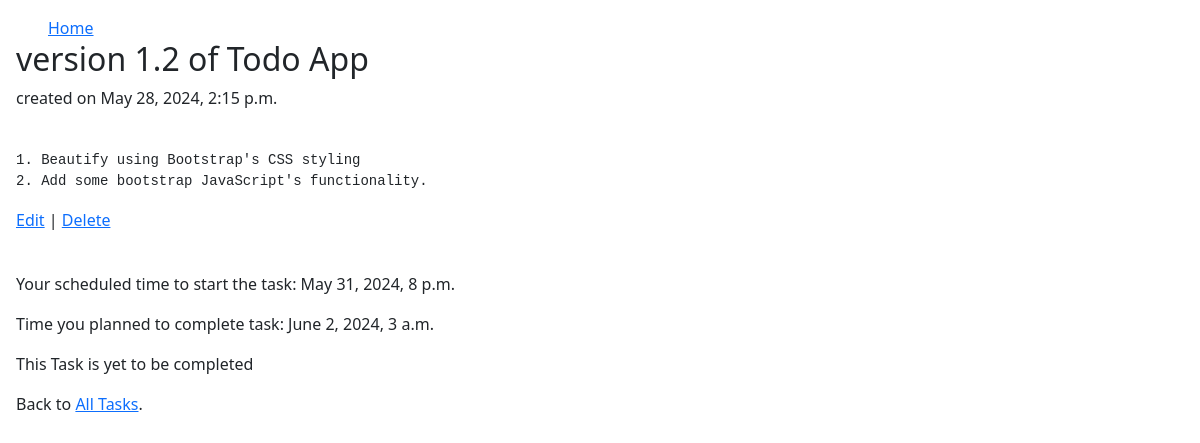
/todo/15/ (signed in), run on the app's committed database.
### todo/models.py (models this page shows, shortened)
class Todo(models.Model):
    author = models.ForeignKey(
        settings.AUTH_USER_MODEL,
        on_delete=models.CASCADE
        )
    title = models.CharField(max_length=150, unique=True)
    body = models.TextField()
    created = models.DateTimeField(auto_now_add=True)
    done = models.BooleanField(default=False)
    time_to_start = models.DateTimeField(null=True, blank=True)
    time_to_finish = models.DateTimeField(null=True, blank=True)
    completed_at = models.DateTimeField(null=True, blank=True)

### todo/views.py (the view)
# urls.py: path('<int:pk>/', TodoDetailView.as_view(), name='todo_detail'),
class TodoDetailView(LoginRequiredMixin, DetailView):
    model = Todo
    template_name = 'todo_detail.html'
    def get_context_data(self, **kwargs):
        context = super().get_context_data(**kwargs)
        if self.object.completed_at != None:
            delta = self.object.completed_at - self.object.time_to_start
            years = delta.days//365
            months = (delta.days % 365) // 30
            days = (delta.days % 365) % 30
            hours = delta.seconds // 3600
            mins = (delta.seconds // 60) % 60
            secs = delta.seconds % 60
            duration = f'{years} yrs, {months} months, {days} days, {hours} hours, {mins} minutes and {secs} seconds.'
            context['time_taken'] = duration
            return context
        else:
            return context

### templates/todo_detail.html
{% extends "base.html" %}
{% block content %}
<div class="article-entry">
    <h2>{{ object.title }}</h2>
    <p>created on {{ object.created }}</p><br>
    <div><pre>{{ object.body }}</pre></div>
</div>
<p><a href="{% url 'todo_edit' todo.pk %}">Edit</a> | <a href="{% url 'todo_delete' todo.pk %}">Delete</a></p>
<br>
<p>Your scheduled time to start the task: {{ todo.time_to_start }}</p>
<p>Time you planned to complete task: {{ todo.time_to_finish }}</p>
{% if object.done %}
    <p>This Task has been done</p>
    <p>The estimated time taken to complete task is shown in detail below</p>
    <div><p> {{time_taken}} </p></div>
    {% else %}
    <p>This Task is yet to be completed</p>
    {% endif %}
    <p>Back to <a href="{% url 'todo_list' %}">All Tasks</a>.</p>
{% endblock content %}

### templates/base.html (style rules this page uses)
body { padding: 1em; }

### data on the page
Todo: title "version 1.2 of Todo App", created "May 28, 2024, 2:15 p.m.", body "1. Beautify using Bootstrap's CSS styling 2. Add some bootstrap JavaScript's functionality.", time_to_start "May 31, 2024, 8 p.m.", time_to_finish "June 2, 2024, 3 a.m."
